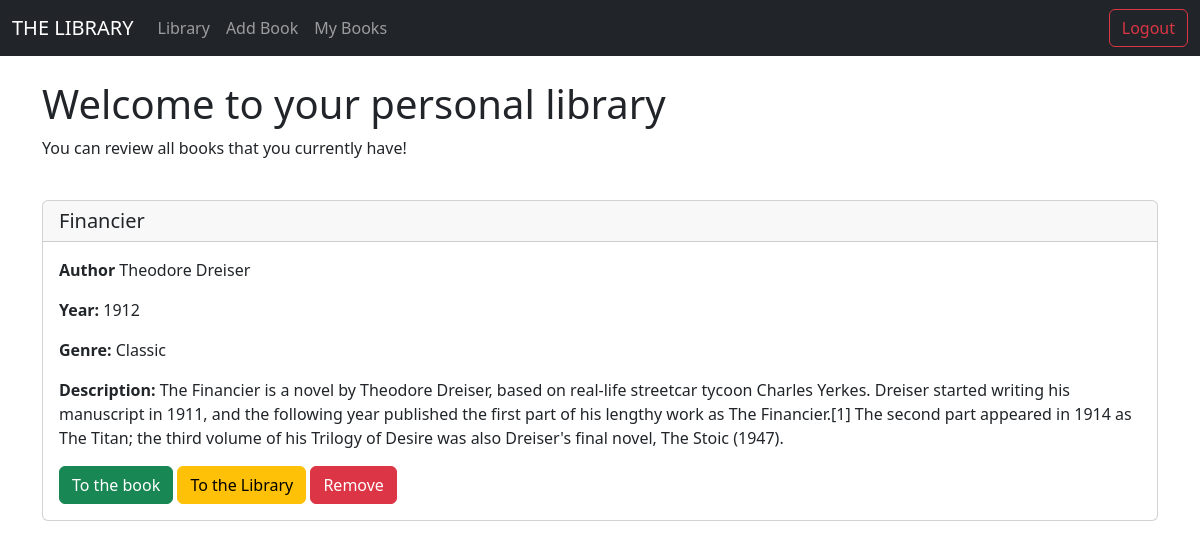
The app's page /mybooks (signed in), older data.
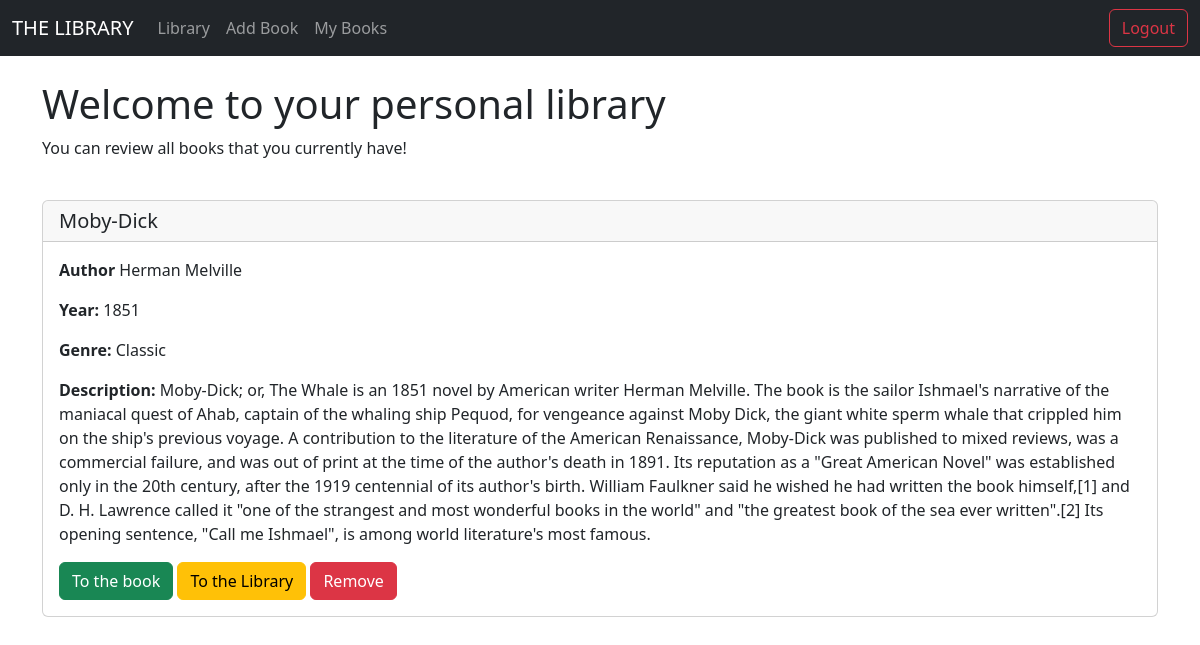
The same page, newer data.
### models/db_models.py (models this page shows)
class Library(db.Model):
    id = db.Column(db.Integer, primary_key=True)
    user_id = db.Column(db.Integer, db.ForeignKey("users.id"))
    book_id = db.Column(db.Integer, db.ForeignKey("book.id"))

class Book(db.Model):
    id = db.Column(db.Integer, primary_key=True)
    title = db.Column(db.String(100), nullable=False, unique=False)
    author_name = db.Column(db.String(100), nullable=False, unique=False)
    author_surname = db.Column(db.String(100), nullable=True, unique=False)
    year = db.Column(db.String(100), nullable=False, unique=False)
    genre = db.Column(db.String(50), nullable=False, unique=False)
    description = db.Column(db.Text)
    reviews = db.relationship("Review", backref='reviewed_book')
    reader = db.relationship("Library", backref='stored_book')

### main.py (the view)
@app.route('/mybooks', methods = ['GET', 'POST'])
@login_required
def my_books():
    all_books = Library.query.filter_by(user_id=current_user.id)
    return render_template("mybooks.html", all_books=all_books)

### main.py (called while the page is built)
@login_manager.user_loader
def load_user(user_id):
    return Users.query.get(int(user_id))

### templates/mybooks.html (shortened to what this page needs)
{% extends 'base.html'%}
{% block content %}
<br>
{% if current_user.is_authenticated %}
<h1>Welcome to your personal library</h1>
<p>You can review all books that you currently have!</p>
<br>
{% for book in all_books %}
    <div class="card">
      <h5 class="card-header"> {{book.stored_book.title}} </h5>
      <div class="card-body">
          <p class="card-text"><strong>Author</strong> {{book.stored_book.author_name}} {{book.stored_book.author_surname}}</p>
          <p class="card-text"><strong>Year:</strong> {{book.stored_book.year}}</p>
          <p class="card-text"><strong>Genre:</strong> {{book.stored_book.genre}}</p>
          <p class="card-text"><strong>Description:</strong> {{book.stored_book.description}}</p>
          <a href={{url_for('book', id=book.stored_book.id)}}  class="btn btn-success">To the book</a>
          <a href={{url_for('home')}}  class="btn btn-warning">To the Library</a>
          <a href={{url_for('remove_from_library', id=book.stored_book.id)}}  class="btn btn-danger">Remove</a>
      </div>
    </div>
<br>
{% endfor %}
{% endif %}
{% endblock %}

### templates/base.html (shortened to what this page needs)
<!doctype html>
<html lang="en">
  <head>
    <link href="https://cdn.jsdelivr.net/npm/bootstrap@5.3.0-alpha1/dist/css/bootstrap.min.css" rel="stylesheet">
  </head>
  <body>
  {% include "navbar.html" %}
  <div class="container">
    {%block content%}
    {% endblock %}
  </div>
  </body>
</html>

### templates/navbar.html (shortened to what this page needs)
<nav class="navbar navbar-expand-lg bg-dark navbar-dark">
  <div class="container-fluid">
    <a class="navbar-brand" href="{{url_for('home')}}">THE LIBRARY</a>
    <div class="collapse navbar-collapse" id="navbarSupportedContent">
      <ul class="navbar-nav me-auto mb-2 mb-lg-0">
        <li class="nav-item">
          <a class="nav-link" aria-current="page" href="{{url_for('home')}}">Library</a>
        </li>
        <li class="nav-item dropdown">
          <a class="nav-link" href="{{url_for('addbook')}}">Add Book</a>
        </li>
        <li class="nav-item">
          <a class="nav-link" href="{{url_for('my_books')}}">My Books</a>
        </li>
      </ul>
      <ul class="nav justify-content-end">
      <li class="nav-item">
        {%if current_user.is_authenticated %}
        <a href="{{url_for('logout')}}"><button class="btn btn-outline-danger" type="submit">Logout</button></a>
        {% else %}
        <a href="{{url_for('login')}}"><button class="btn btn-outline-light" type="submit">Login</button></a>
        <a href="{{url_for('signup')}}"><button type="button" class="btn btn-outline-warning">Sign-up</button></a>
        {% endif %}
      </li>
      </ul>
    </div>
  </div>
</nav>

Row changes from the older to the newer data that the page shows:
removed Library: stored_book "Financier", stored_book.author_name "Theodore", stored_book.author_surname "Dreiser", stored_book.year "1912", stored_book.genre "Classic", stored_book.description "The Financier is a novel by Theodore Dreiser, based on real-life streetcar tycoon Charles Yerkes. Dreiser started writing his manuscript in 1911, and the following year published the first part of his lengthy work as The Financier.[1] The second part appeared in 1914 as The Titan; the third volume of his Trilogy of Desire was also Dreiser's final novel, The Stoic (1947)."
added Library: stored_book "Moby-Dick", stored_book.author_name "Herman", stored_book.author_surname "Melville", stored_book.year "1851", stored_book.genre "Classic", stored_book.description "Moby-Dick; or, The Whale is an 1851 novel by American writer Herman Melville. The book is the sailor Ishmael's narrative of the maniacal quest of Ahab, captain of the whaling ship Pequod, for vengeance against Moby Dick, the giant white sperm whale that crippled him on the ship's previous voyage. A contribution to the literature of the American Renaissance, Moby-Dick was published to mixed reviews, was a commercial failure, and was out of print at the time of the author's death in 1891. Its reputation as a \"Great American Novel\" was established only in the 20th century, after the 1919 centennial of its author's birth. William Faulkner said he wished he had written the book himself,[1] and…"
